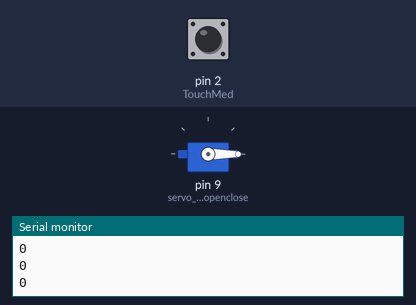
A sketch run on a simulated Arduino Uno, built with avr-gcc and run on an emulated ATmega328P. Parts: servo, the last lines printed to the serial monitor. Inputs (shaded band) come from the test bench; at power-on: pin 2 (TouchMed) LOW.

Above: at 1.2 s.
1.3 s: pin 2 (TouchMed) pulled HIGH for 0.15 s
At 2.08 s:
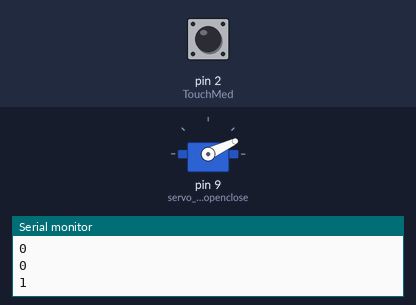
At 2.68 s:
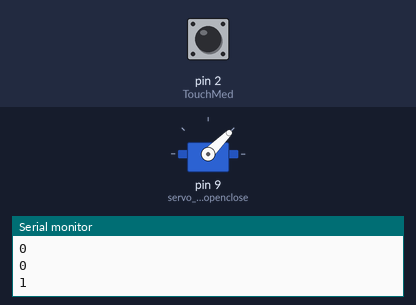
4.3 s: pin 2 (TouchMed) pulled HIGH for 1 s
At 4.49 s:
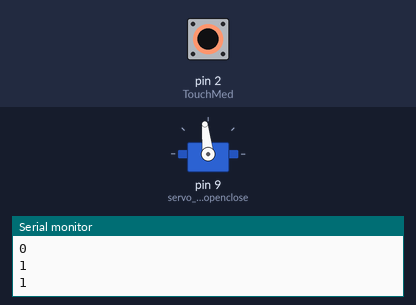
Timing chart, 0 to 8.9 s (numbered marks = the images above; inputs shaded):
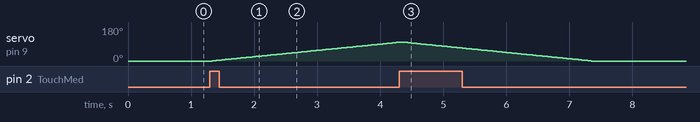

The sketch:

A3MedOpenClose.ino
```cpp
#include <Servo.h>
Servo servo_med_openclose;
 int med = 0; const int TouchMed = 2;


void setup() {
Serial.begin(9600);

  // put your setup code here, to run once:
  pinMode(TouchMed, INPUT);
servo_med_openclose.attach(9);

servo_med_openclose.write(0);


}

void loop() {

bool n = digitalRead(TouchMed);
Serial.println(n);
if(n == 1){OCD();}else{}


}

void OCD(){
  if(med==0){
    MedOpen();
    med++;
  }
  else{
    MedClose();
    med--;
  }
}


void MedOpen(){
  for(int j=0; j <= 100; j++){
    servo_med_openclose.write(j);
    delay(30);
    }
}
void MedClose(){

    for(int j=100; j >= 0; j--){
    servo_med_openclose.write(j);
    delay(30);
    }
}
```

Measured:
- after the input at 1.3 s, servo on pin 9 (servo_med_openclose): moves from 0° to 99° over 2.9 s, starting at once
